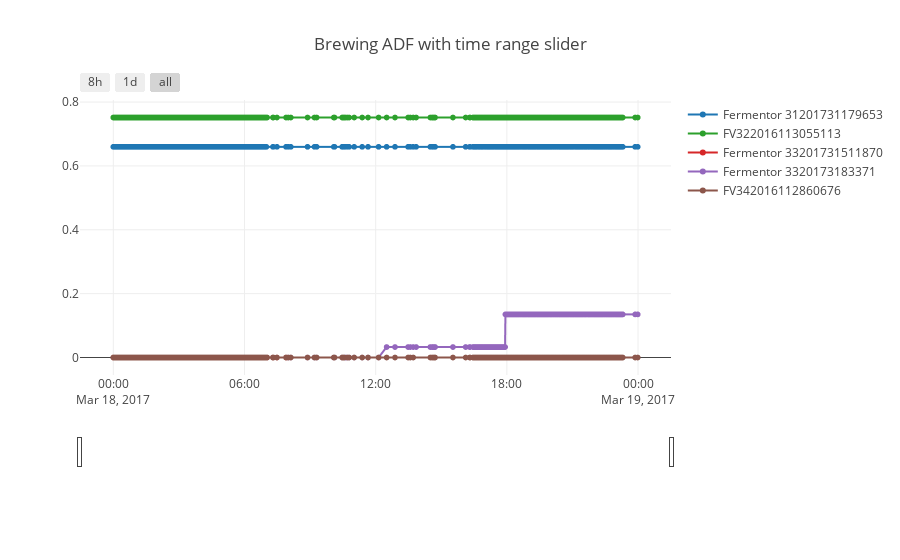

The code cell stored with this chart in its notebook:
### Markdown cell above
### Add a range slider 

With a few time range selectors: 8 hours, 1 day and everything 

Note: range slider is grey now because of an incompatibility with ScatterGL: https://github.com/plotly/plotly.js/issues/2627

### Code cell
layout = dict(
    title='Brewing ADF with time range slider',
    xaxis=dict(
        rangeselector=dict(
            buttons=list([
                dict(count=8,
                     label='8h',
                     step='hour',
                     stepmode='backward'),
                dict(count=1,
                     label='1d',
                     step='day',
                     stepmode='backward'),
                dict(step='all')
            ])
        ),
        rangeslider=dict(
            visible = True
        ),
        type='date'
    )
)
        
fig = go.FigureWidget(data=data, layout=layout)
# fig
iplot(fig)

### Figure 1 — Plotly figure (JSON) as saved in the notebook; plotly's stock layout.template omitted (floating-point values rounded to 4 significant figures; data arrays with more than 128 entries replaced by an {"elided": "..."} marker saying what was removed)
{"data": [{"mode": "lines+markers", "name": "Fermentor 31201731179653", "type": "scattergl", "uid": "8608d59b-ee80-447c-a60e-88d6284ccc4a", "x": {"elided": "846 str values"}, "y": {"elided": "846 float values"}}, {"mode": "lines+markers", "name": "nan", "type": "scattergl", "uid": "26c5b035-9a1c-4c28-9f43-4f18bb057e37", "x": [], "y": []}, {"mode": "lines+markers", "name": "FV322016113055113", "type": "scattergl", "uid": "222ef58d-3655-487f-a0b7-b54aa69b7202", "x": {"elided": "847 str values"}, "y": {"elided": "847 float values"}}, {"mode": "lines+markers", "name": "Fermentor 33201731511870", "type": "scattergl", "uid": "19ac288e-9d49-46e0-98bd-8ed48f19e87e", "x": {"elided": "426 str values"}, "y": {"elided": "426 int values"}}, {"mode": "lines+markers", "name": "Fermentor 3320173183371", "type": "scattergl", "uid": "82cfc24d-7899-4e1c-b0e0-abf191ae5071", "x": {"elided": "423 str values"}, "y": {"elided": "423 float values"}}, {"mode": "lines+markers", "name": "FV342016112860676", "type": "scattergl", "uid": "e1f92dc2-bfd9-4329-a8c6-9ed55ceac471", "x": {"elided": "787 str values"}, "y": {"elided": "787 int values"}}], "layout": {"autosize": true, "title": {"text": "Brewing ADF with time range slider"}, "xaxis": {"autorange": true, "range": ["2017-03-17 22:22:10.7335", "2017-03-19 01:36:49.2665"], "rangeselector": {"buttons": [{"count": 8, "label": "8h", "step": "hour", "stepmode": "backward"}, {"count": 1, "label": "1d", "step": "day", "stepmode": "backward"}, {"step": "all"}]}, "rangeslider": {"autorange": true, "range": ["2017-03-17 22:22:10.7335", "2017-03-19 01:36:49.2665"], "visible": true, "yaxis": {"_template": null, "rangemode": "match"}}, "type": "date"}, "yaxis": {"autorange": true, "range": [-0.05868, 0.8103], "type": "linear"}}}
